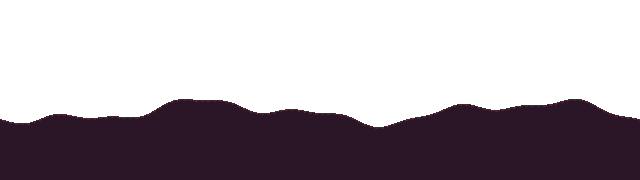
#> input picture margin/src/assets/sky/far.png, 640 x 180 px, found by its file name
$ python gen_storm.py ../../src/assets/sky
#> lines starting #> are read from the running program, lines starting #| are printed output that depends on the picture; after the words box and inside, x2 and y2 are one past the last pixel; in counts of white or black regions, pixels touching at a corner belong together
#!/usr/bin/env python3
"""Margin: dust-storm layers for the main menu (after the proposal's opening,
slide 5, made denser). Original art.

Usage: python gen_storm.py <godot-project-root>   -> src/assets/ui/storm/
  storm_base.png   320x180  night dust sky gradient + faint buried ridges
  storm_cloud.png  320x180  billowing dust cloud (tiles horizontally)
  storm_dash_a.png 160x160  light dust dashes (tiles)
  storm_dash_b.png 160x160  dark dust dashes (tiles)
  storm_vignette.png 320x180 dark dithered edges
"""
import math
import os
import random
import sys

import numpy as np
from PIL import Image

W, H = 320, 180
BAYER8 = np.array([[0, 32, 8, 40, 2, 34, 10, 42], [48, 16, 56, 24, 50, 18, 58, 26],
                   [12, 44, 4, 36, 14, 46, 6, 38], [60, 28, 52, 20, 62, 30, 54, 22],
                   [3, 35, 11, 43, 1, 33, 9, 41], [51, 19, 59, 27, 49, 17, 57, 25],
                   [15, 47, 7, 39, 13, 45, 5, 37], [63, 31, 55, 23, 61, 29, 53, 21]]) / 64.0


def hx(h):
    return tuple(int(h[i:i + 2], 16) for i in (1, 3, 5))


def periodic_noise(w, h, cells_x, cells_y, seed):
    """Value noise that wraps on both axes (so layers tile seamlessly)."""
    rng = np.random.default_rng(seed)
    g = rng.random((cells_y, cells_x))
    ys = np.arange(h) / h * cells_y
    xs = np.arange(w) / w * cells_x
    y0 = np.floor(ys).astype(int); x0 = np.floor(xs).astype(int)
    fy = ys - y0; fx = xs - x0
    fy = fy * fy * (3 - 2 * fy); fx = fx * fx * (3 - 2 * fx)
    y1 = (y0 + 1) % cells_y; x1 = (x0 + 1) % cells_x
    a = g[y0][:, x0]; b = g[y0][:, x1]; c = g[y1][:, x0]; d = g[y1][:, x1]
    top = a + (b - a) * fx[None, :]
    bot = c + (d - c) * fx[None, :]
    return top + (bot - top) * fy[:, None]


def base(root):
    a = np.zeros((H, W, 4), np.uint8)
    stops = [(0.0, hx("#2e1f2a")), (0.5, hx("#6b4438")), (1.0, hx("#2b2029"))]
    for y in range(H):
        t = y / (H - 1)
        for (t0, c0), (t1, c1) in zip(stops, stops[1:]):
            if t0 <= t <= t1:
                k = (t - t0) / (t1 - t0)
                c = [c0[i] + (c1[i] - c0[i]) * k for i in range(3)]
        for x in range(W):
            j = (BAYER8[y % 8, x % 8] - 0.5) * 6
            a[y, x] = (*(int(max(0, min(255, v + j))) for v in c), 255)
    # faint ridges buried in dust, from the game's own Mars layers
    for name, alpha, tint in (("far", 0.18, hx("#3a2630")), ("mid", 0.32, hx("#2a1c24"))):
        lay = np.array(Image.open(os.path.join(root, "src/assets/sky", name + ".png")).convert("RGBA"))[:, :W]
        m = lay[..., 3] > 0
        for i in range(3):
            a[..., i] = np.where(m, (a[..., i] * (1 - alpha) + tint[i] * alpha).astype(np.uint8), a[..., i])
    return a


def cloud():
    n = periodic_noise(W, H, 6, 4, 1) * 0.55 + periodic_noise(W, H, 12, 7, 2) * 0.30 + periodic_noise(W, H, 28, 14, 3) * 0.15
    a = np.zeros((H, W, 4), np.uint8)
    v = np.clip((n - 0.34) / 0.46, 0, 1) ** 1.3      # lower threshold than the proposal: denser
    for y in range(H):
        for x in range(W):
            k = v[y, x]
            if k <= 0:
                continue
            q = round(k * 4) / 4                      # banded alpha, pixel-art friendly
            if q == 0 and k > BAYER8[y % 8, x % 8] * 0.25:
                q = 0.25
            if q == 0:
                continue
            c = n[y, x]
            a[y, x] = (int(110 + 80 * c), int(66 + 46 * c), int(48 + 34 * c), int(q * 210))
    return a


def dashes(col, density, seed):
    r = random.Random(seed)
    a = np.zeros((160, 160, 4), np.uint8)
    c = hx(col)
    for _ in range(int(160 * 160 * density / 14)):
        x, y, w = r.randrange(160), r.randrange(160), 5 + r.randrange(14)
        for i in range(w):
            a[y, (x + i) % 160] = (*c, 255)
    return a


def vignette():
    a = np.zeros((H, W, 4), np.uint8)
    for y in range(H):
        for x in range(W):
            dx, dy = (x - W / 2) / (W / 2), (y - H / 2) / (H / 2)
            d = math.sqrt(dx * dx * 0.8 + dy * dy)
            k = max(0.0, (d - 0.55) / 0.6)
            q = min(1.0, k) * 0.75
            q = math.floor(q * 4 + BAYER8[y % 8, x % 8]) / 4
            if q > 0:
                a[y, x] = (12, 6, 10, int(min(1.0, q) * 220))
    return a


def main():
    root = os.path.abspath(sys.argv[1])
    out = os.path.join(root, "src/assets/ui/storm")
    os.makedirs(out, exist_ok=True)
    for name, img in (("storm_base", base(root)), ("storm_cloud", cloud()),
                      ("storm_dash_a", dashes("#d9a06a", 0.34, 7)), ("storm_dash_b", dashes("#a86a45", 0.40, 9)),
                      ("storm_vignette", vignette())):
#> in base, `m = lay[..., 3] > 0`:
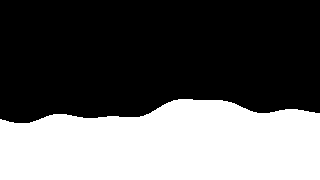
#> m: shape (180, 320) bool; 38% white; 1 white region, box (x1, y1, x2, y2) and area: (0, 99, 320, 180) 21904
#> after the loop in base, `for i in range(3):`:
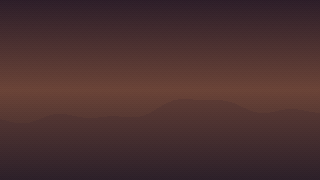
#> a: shape (180, 320, 4); mean of channels 0, 1, 2, 3 74.2, 48.4, 48.1, 255; drawn as R, G, B
#> in periodic_noise, `g = rng.random((cells_y, cells_x))`: g = [[0.512, 0.95, 0.144, 0.949, 0.312, 0.423], [0.828, 0.409, 0.55, 0.0276, 0.754, 0.538], [0.33, 0.788, 0.303, 0.453, 0.134, 0.403], [0.203, 0.262, 0.75, 0.28, 0.485, 0.981]]
#> in cloud, `v = np.clip((n - 0.34) / 0.46, 0, 1) ** 1.3`:
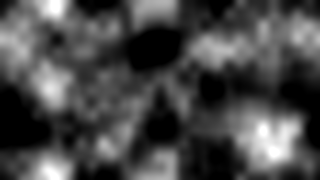
#> v: shape (180, 320) float64; min 0, max 1, mean 0.288
#> after the loop in cloud, `for y in range(H):`:
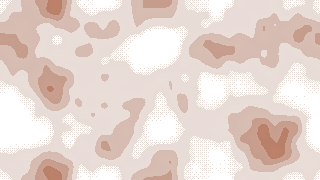
#> a: shape (180, 320, 4); mean of channels 0, 1, 2, 3 119.1, 70.5, 51.4, 62.4; transparent parts drawn white
#> the loop in dashes, `for _ in range(int(160 * 160 * density / 14)):` made 621 passes
#> (x, y, w) on passes 1 to 3: (82, 38, 11), (12, 18, 18), (137, 24, 10)
#> after the loop in dashes, `for _ in range(int(160 * 160 * density / 14)):`:
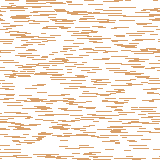
#> a: shape (160, 160, 4); mean of channels 0, 1, 2, 3 51.6, 38.1, 25.2, 60.7; transparent parts drawn white
#> call 2 of dashes, with col = '#a86a45', density = 0.4, seed = 9
#> the loop in dashes (call 2), `for _ in range(int(160 * 160 * density / 14)):` made 731 passes
#> (x, y, w) on passes 1 to 3: (118, 156, 10), (68, 35, 7), (1, 86, 13)
#> after the loop in dashes (call 2), `for _ in range(int(160 * 160 * density / 14)):`:
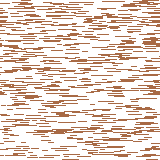
#> a: shape (160, 160, 4); mean of channels 0, 1, 2, 3 47.3, 29.9, 19.4, 71.9; transparent parts drawn white
#> in vignette, `a = np.zeros((H, W, 4), np.uint8)`: a: shape (180, 320, 4); every value is 0
#> after the loop in vignette, `for y in range(H):`:
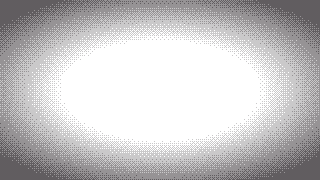
#> a: shape (180, 320, 4); mean of channels 0, 1, 2, 3 7.5, 3.7, 6.2, 60.6; transparent parts drawn white
        Image.fromarray(img, "RGBA").save(os.path.join(out, name + ".png"), optimize=True)
    print("OK storm layers ->", out)


if __name__ == "__main__":
    main()
